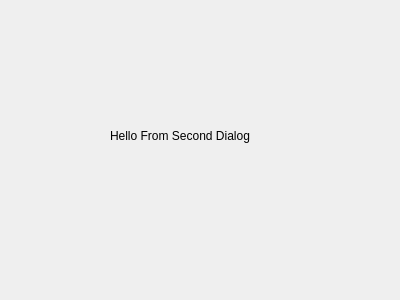
<?xml version="1.0" encoding="UTF-8"?>
<ui version="4.0">
 <class>SecDialog</class>
 <widget class="QDialog" name="SecDialog">
  <property name="geometry">
   <rect>
    <x>0</x>
    <y>0</y>
    <width>400</width>
    <height>300</height>
   </rect>
  </property>
  <property name="windowTitle">
   <string>Dialog</string>
  </property>
  <widget class="QLabel" name="label">
   <property name="geometry">
    <rect>
     <x>110</x>
     <y>100</y>
     <width>151</width>
     <height>71</height>
    </rect>
   </property>
   <property name="text">
    <string>Hello From Second Dialog</string>
   </property>
  </widget>
 </widget>
 <resources/>
 <connections/>
</ui>
